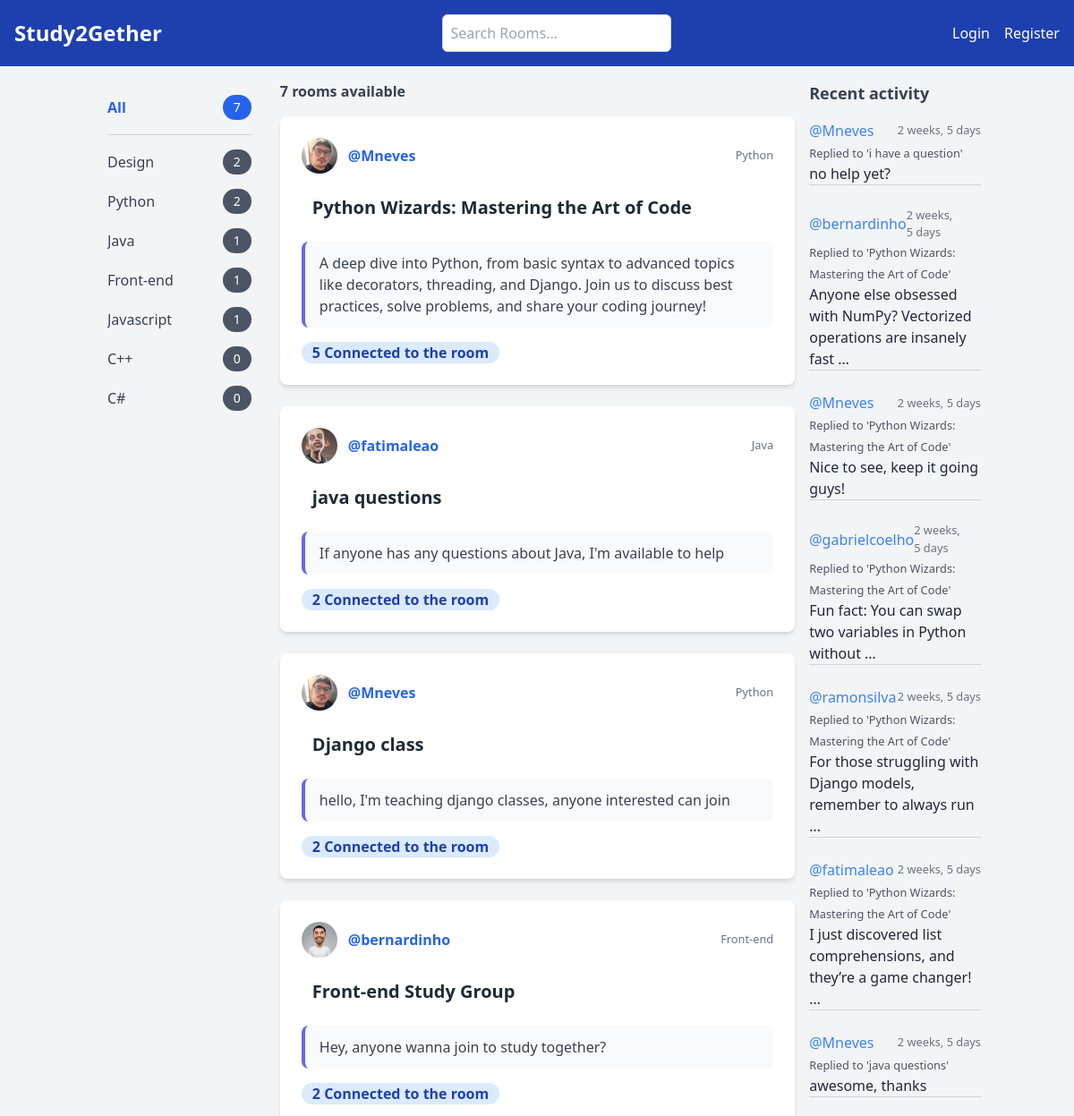
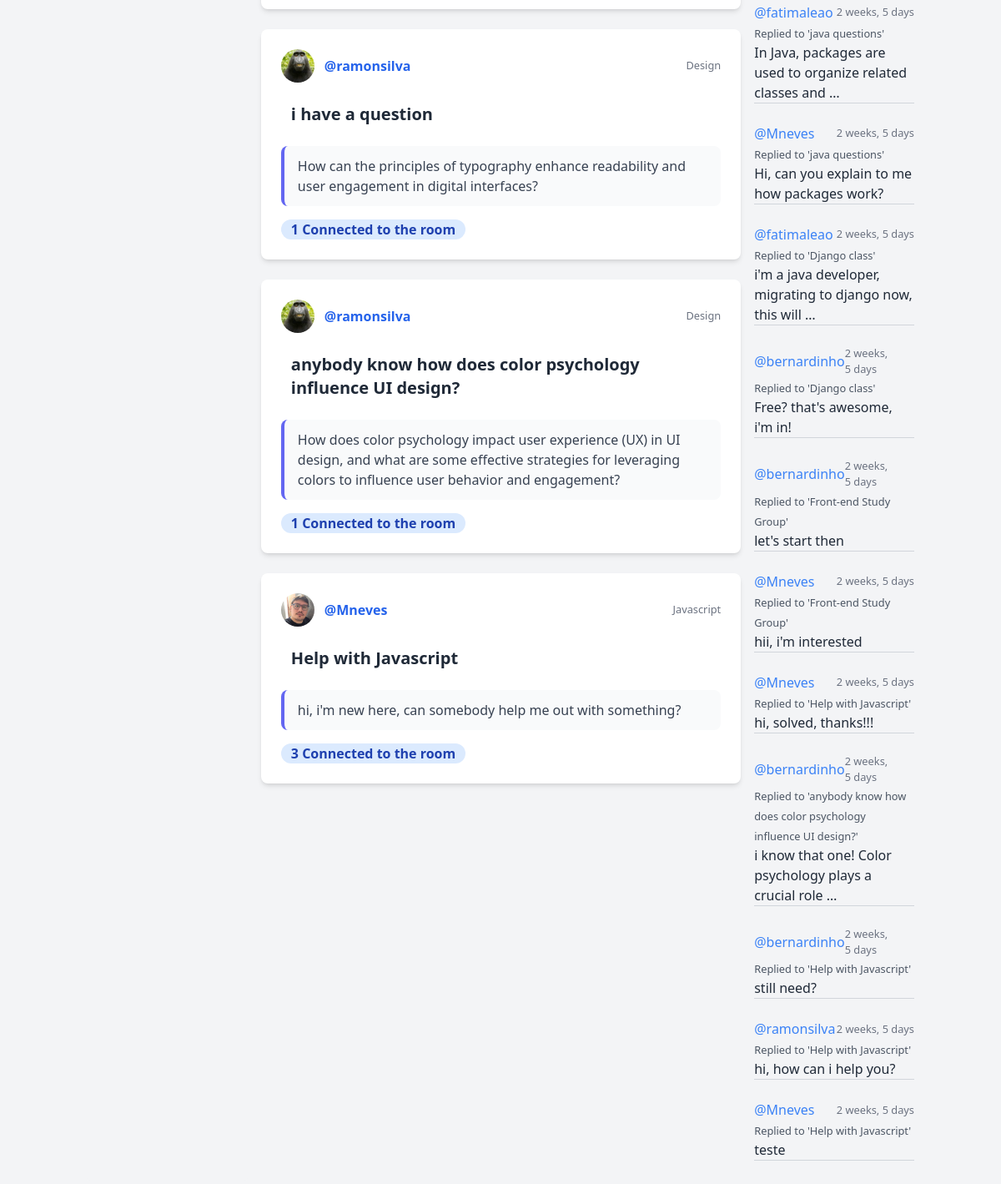
The page / on the database its author committed (2 pictures, top to bottom).
### base/models.py (models this page shows, shortened)
class Topic(models.Model):
    name = models.CharField(max_length=255)
    def __str__(self):
        return self.name

class Rooms(models.Model):
    host = models.ForeignKey(User, on_delete=models.SET_NULL, null=True)
    topic = models.ForeignKey(Topic, on_delete=models.SET_NULL, null=True)
    name = models.CharField(max_length=255)
    participants = models.ManyToManyField(User, related_name='participants', blank=True)
    description = models.TextField(null=True, blank=True)
    updated = models.DateTimeField(auto_now=True)
    created = models.DateTimeField(auto_now_add=True)
    class Meta:
        ordering = ['-updated', '-created']
    def __str__(self):
        return self.name

class User(AbstractUser):
    name = models.CharField(max_length=255, null=True)
    email = models.EmailField(max_length=255, null=True, unique=True)
    bio = models.TextField(null=True)
    avatar = models.ImageField(null=True, default="avatar.png")
    USERNAME_FIELD = "email"
    REQUIRED_FIELDS = []
    pass

class Message(models.Model):
    user = models.ForeignKey(User, on_delete=models.CASCADE)
    room = models.ForeignKey(Rooms, on_delete=models.CASCADE)
    body = models.TextField()
    updated = models.DateTimeField(auto_now=True)
    created = models.DateTimeField(auto_now_add=True)

### base/views.py (the view)
# urls.py: path("", views.home, name="home"),
def home(request):
    search = request.GET.get('search') if request.GET.get('search') != None else ''
    if search:
        rooms = Rooms.objects.filter(
            Q(topic__name__icontains=search) |
            Q(name__icontains=search) |
            Q(host__username__icontains=search)
            )
    else:
        rooms = Rooms.objects.all()
    topics = Topic.objects.all()
    room_count = rooms.count()
    room_messages = Message.objects.filter(Q(room__topic__name__icontains=search)).order_by('-created')
    return render(request, "home.html", {'rooms':rooms, 'topics':topics, 'room_count':room_count, 'room_messages':room_messages})

### templates/home.html (shortened to what this page needs)
{% extends "main.html" %}
{% block content %}
<div class="container mx-auto p-4">
    <div class="flex gap-4">
        <div class="w-full md:w-1/5 bg-gray-100 p-4 rounded">
            {% include 'topics_component.html' %}
        </div>
        <div class="w-full md:w-3/5">
            <h6 class="text-gray-700 font-semibold mb-4">{{ room_count }} rooms available</h6>
            {% include 'feed_component.html' %}
        </div>
        <div class="w-full md:w-1/5">
            {% include 'activity_component.html' %}
        </div>
    </div>
</div>
{% endblock %}

### templates/topics_component.html
<ul class="space-y-4">
    <li class="flex justify-between items-center">
        <a href="{% url 'home' %}" class="text-blue-600 font-bold truncate">All</a>
        <span class="bg-blue-600 text-white rounded-full px-3 py-1 text-sm">{{ room_count }}</span>
    </li>
    <hr class="border-gray-300">
    {% for topic in topics %}
        <li class="flex justify-between items-center">
            <a href="{% url 'home' %}?search={{ topic.name }}" class="text-gray-700 truncate hover:underline">{{ topic }}</a>
            <span class="bg-gray-600 text-white rounded-full px-3 py-1 text-sm">{{ topic.rooms_set.all.count }}</span>
        </li>
    {% endfor %}
</ul>

### templates/feed_component.html (shortened to what this page needs)
<ul class="space-y-6">
    {% for room in rooms %}
        <li class="bg-white shadow-md rounded-lg p-6">
            <div class="flex items-center justify-between">
                <div class="flex items-center space-x-3">
                    {% if not perfil %}
                    <img src="{{ room.host.avatar.url }}" alt="Avatar" class="w-10 h-10 rounded-full object-cover">
                    {% endif %}
                    <a href="{% url 'user_profile' room.host.pk %}" class="font-semibold text-blue-600 hover:underline">
                        @{{ room.host.username }}
                    </a>
                </div>
                <small class="text-gray-500">{{ room.topic }}</small>
            </div>
            <a href="{% url 'room' room.pk %}" class="block text-xl font-bold text-gray-800 mt-4 hover:bg-gray-100 rounded-md px-3 py-2 transition">
                {{ room.name }}
            </a>
            <p class="mt-4 text-gray-700 bg-gray-50 border-l-4 border-indigo-500 px-4 py-3 rounded-lg">
                <a href="{% url 'room' room.pk %}">{{ room.description|truncatewords:30 }}</a>
            </p>
            <div class="mt-4">
                <span class="inline-block bg-blue-100 text-blue-800 px-3 py-0 rounded-full font-semibold">
                    {{ room.participants.count }} Connected to the room
                </span>
            </div>
        </li>
    {% endfor %}
</ul>

### templates/activity_component.html
{% block content %}
    <h3 class="text-lg font-semibold text-gray-700 mb-4">Recent activity</h3>
    {% for message in room_messages %}
    <div class="mb-6">
        <div class="flex justify-between items-center">
            <a href="{% url 'user_profile' message.user.pk %}" class="text-blue-500 hover:underline">@{{ message.user.username }}</a>
            <small class="text-gray-500">{{ message.created|timesince }}</small>
        </div>
        <small class="text-gray-600">Replied to '{{ message.room }}'</small>
        <p class="text-gray-800">{{ message.body|truncatewords:10 }}</p>
        <hr class="border-gray-300">
    </div>
    {% endfor %}
{% endblock %}

### static/styles/main.css (style rules this page uses)
body { background-color: aqua; }

### rows shown on the page
Topic: name "Design", rooms_set.all.count "2"
Topic: name "Python", rooms_set.all.count "2"
Topic: name "Java", rooms_set.all.count "1"
Topic: name "Front-end", rooms_set.all.count "1"
Topic: name "Javascript", rooms_set.all.count "1"
Topic: name "C++", rooms_set.all.count "0"
Topic: name "C#", rooms_set.all.count "0"
Rooms: host.avatar (picture), host.username "Mneves", topic "Python", name "Python Wizards: Mastering the Art of Code", description "A deep dive into Python, from basic syntax to advanced topics like decorators, threading, and Django. Join us to discuss best practices, solve problems, and share your coding journey!", participants.count "5"
Rooms: host.avatar (picture), host.username "fatimaleao", topic "Java", name "java questions", description "If anyone has any questions about Java, I'm available to help", participants.count "2"
Rooms: host.avatar (picture), host.username "Mneves", topic "Python", name "Django class", description "hello, I'm teaching django classes, anyone interested can join", participants.count "2"
Rooms: host.avatar (picture), host.username "bernardinho", topic "Front-end", name "Front-end Study Group", description "Hey, anyone wanna join to study together?", participants.count "2"
Rooms: host.avatar (picture), host.username "ramonsilva", topic "Design", name "i have a question", description "How can the principles of typography enhance readability and user engagement in digital interfaces?", participants.count "1"
Rooms: host.avatar (picture), host.username "ramonsilva", topic "Design", name "anybody know how does color psychology influence UI design?", description "How does color psychology impact user experience (UX) in UI design, and what are some effective strategies for leveraging colors to influence user behavior and engagement?", participants.count "1"
Rooms: host.avatar (picture), host.username "Mneves", topic "Javascript", name "Help with Javascript", description "hi, i'm new here, can somebody help me out with something?", participants.count "3"
Message: user.username "Mneves", created "2 weeks, 5 days", room "i have a question", body "no help yet?"
Message: user.username "bernardinho", created "2 weeks, 5 days", room "Python Wizards: Mastering the Art of Code", body "Anyone else obsessed with NumPy? Vectorized operations are insanely fast …"
Message: user.username "Mneves", created "2 weeks, 5 days", room "Python Wizards: Mastering the Art of Code", body "Nice to see, keep it going guys!"
Message: user.username "gabrielcoelho", created "2 weeks, 5 days", room "Python Wizards: Mastering the Art of Code", body "Fun fact: You can swap two variables in Python without …"
Message: user.username "ramonsilva", created "2 weeks, 5 days", room "Python Wizards: Mastering the Art of Code", body "For those struggling with Django models, remember to always run …"
Message: user.username "fatimaleao", created "2 weeks, 5 days", room "Python Wizards: Mastering the Art of Code", body "I just discovered list comprehensions, and they’re a game changer! …"
Message: user.username "Mneves", created "2 weeks, 5 days", room "java questions", body "awesome, thanks"
Message: user.username "fatimaleao", created "2 weeks, 5 days", room "java questions", body "In Java, packages are used to organize related classes and …"
Message: user.username "Mneves", created "2 weeks, 5 days", room "java questions", body "Hi, can you explain to me how packages work?"
Message: user.username "fatimaleao", created "2 weeks, 5 days", room "Django class", body "i'm a java developer, migrating to django now, this will …"
Message: user.username "bernardinho", created "2 weeks, 5 days", room "Django class", body "Free? that's awesome, i'm in!"
Message: user.username "bernardinho", created "2 weeks, 5 days", room "Front-end Study Group", body "let's start then"
Message: user.username "Mneves", created "2 weeks, 5 days", room "Front-end Study Group", body "hii, i'm interested"
Message: user.username "Mneves", created "2 weeks, 5 days", room "Help with Javascript", body "hi, solved, thanks!!!"
Message: user.username "bernardinho", created "2 weeks, 5 days", room "anybody know how does color psychology influence UI design?", body "i know that one! Color psychology plays a crucial role …"
Message: user.username "bernardinho", created "2 weeks, 5 days", room "Help with Javascript", body "still need?"
Message: user.username "ramonsilva", created "2 weeks, 5 days", room "Help with Javascript", body "hi, how can i help you?"
Message: user.username "Mneves", created "2 weeks, 5 days", room "Help with Javascript", body "teste"

### other values the page prints
{{ room_count }} "7"
